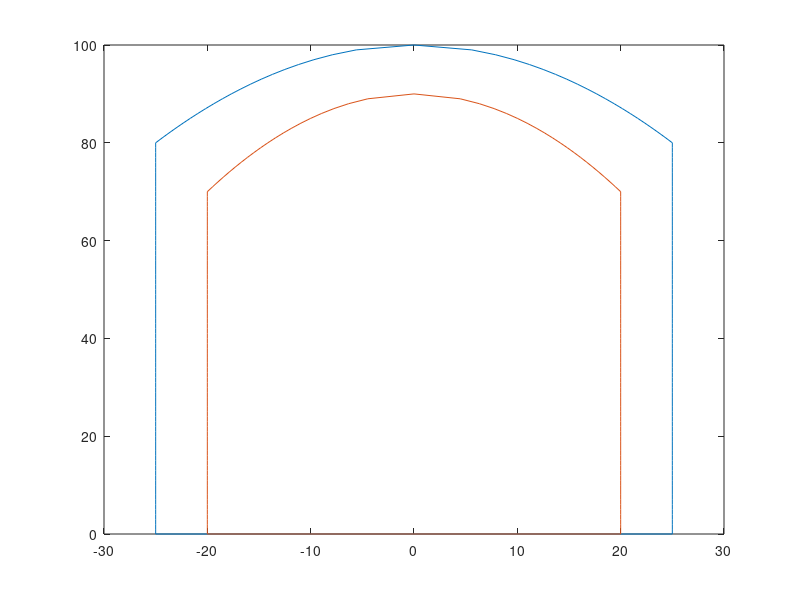

Here is the MATLAB script that generated this plot:
function p = test()
    unitSur = mkSurCom(20, 80, 20, 50);
    unitSur2 = mkSurCom(20, 70, 20, 40);
    figure(1000)
    visualSurCom(unitSur);
    hold on
    visualSurCom(unitSur2);
    hold off
    p=[];
end

function  unitSur = mkSurCom(capDepth, bottomDepth, root, diameter)
    %% make a surface component for making a cylinder
    if capDepth > 0
        % Create a parabola cap
        a = aFinder(capDepth, diameter);
        pY = 0:1:capDepth;
        pX1 = ((pY-capDepth)/a).^(1/2);
        rmBottom = 1;
    else
        pX1=[];
        rmBottom = 0;
    end
    
    if bottomDepth > 0
        % add a bottom column
        pY = 0:1:bottomDepth;
        pX2 = repelem(diameter/2, numel(pY));
    else
        pX2=[];
        rmBottom = 0;
    end
    
    pX = [pX2(1:(numel(pX2)-rmBottom)) pX1];
    
    % set the root
    unitSur = [];
    unitSur.main = pX;
    unitSur.root = root;
    unitSur.mainDepth = capDepth + bottomDepth;
end

function a = aFinder(depth, dia)
%% This is for the determination of coefficient "a" for a Parabola, using depth (y-intercept) and diameter (x-intercept) as inputs
    Y = 0:1:depth;
    a = -depth/(dia/2).^2;
end

function  fig = visualSurCom(unitSur)
    reflection = [-unitSur.main; 0:unitSur.mainDepth];
    surfaceCurve = [reflection(:,end:-1:1), [unitSur.main; 0:unitSur.mainDepth]];
    plot(surfaceCurve(1,:), surfaceCurve(2,:))
end

function  [X, Y, Z] = mkCy(unitSur)
    [X,Y,Z] = cylinder(unitSur.main, 40); % create a unit cylinder (the range of z is from 0 to 1)
    X = reshape(X,[numel(X),1]);
    Y = reshape(Y,[numel(Y),1]);
    Z = reshape(Z,[numel(Z),1]);
    
    Z = Z * unitSur.mainDepth;
    Z = Z + unitSur.root;
end

function callbackfunction(uiobject,data,obj,extradata)
disp('callback')
end

function aftersync_callback(obj)
disp('aftersync')
end